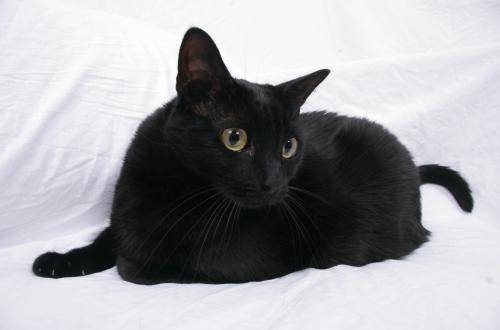
#> input picture Image Processing-1/cats/cat.4074.jpg, 500 x 330 px, given as the content of the folder Image Processing-1/cats/cat.4074.jpg, which was not available
$ python Image_Processing-1.py 'Image Processing-1/cats/cat.4074.jpg' out.png
#> lines starting #> are read from the running program, lines starting #| are printed output that depends on the picture; after the words box and inside, x2 and y2 are one past the last pixel; in counts of white or black regions, pixels touching at a corner belong together; pictures that were not available may be replaced by others from this repository, and a replacement may not be noted
#%%
import sys
import logging
from matplotlib import pyplot as plt
import cv2
import os

#%%
def load_images_from_folder(folder):
#> called with folder = 'Image Processing-1/cats/cat.4074.jpg'
    try:
        images = []
        filenames = []
        for filename in os.listdir(folder):
            img = cv2.imread(os.path.join(folder,filename))
#> img is the input picture: shape (330, 500, 3); mean B, G, R 164.4, 160.9, 160.9
            if img is not None:
                images.append(img)
                filenames.append(filename)
    except Exception as e:
        logging.error("Exception occurred", exc_info=True)
    return images,filenames

#%%
def draw_contours(img,filename,outpath,cwd):
    try:
        imgray = cv2.cvtColor(img,cv2.COLOR_BGR2GRAY)
        ret,thresh = cv2.threshold(imgray, 120,255,cv2.THRESH_BINARY)
        contours, hierarchy = cv2.findContours(thresh,cv2.RETR_TREE,cv2.CHAIN_APPROX_SIMPLE)
        c_img = cv2.drawContours(img, contours, -1, (0, 255, 0), 1)
        path = os.path.join(outpath,filename)
        if not os.path.exists(path):
            os.makedirs(path)
        for i in range(len(contours)):
                                cnt = contours[i]
                                x,y,w,h = cv2.boundingRect(cnt)
                                sub_img = img[y:y+h,x:x+w]
                                cv2.imwrite(os.path.join(cwd,outpath,filename,str(i)+'.jpg'), sub_img)
    except Exception as e:
        logging.error("Exception occurred", exc_info=True)
    return c_img

#%%
def contours(images,filenames,outpath,cwd):
    try:
        c_imgs=[]
        i=0
        for image in images:
            c_img=draw_contours(image,filenames[i],outpath,cwd)
            c_imgs.append(c_img)
            i+=1
    except Exception as e:
        logging.error("Exception occurred", exc_info=True)
    return c_imgs

#%%
def save_images(output,imgs,filenames,cwd):
    try:
        if not os.path.exists(output):
            os.makedirs(output)
        i=0
        for img in imgs:
            cv2.imwrite(os.path.join(cwd,output,filenames[i]+'.jpg'),img)
            i+=1
    except Exception as e:
        logging.error("Exception occurred", exc_info=True)

#%%
logging.basicConfig(filename='app.log', filemode='w', format='%(name)s - %(levelname)s - %(message)s')
try:
    images=[]
    cwd=os.getcwd()
    outpath=sys.argv[2]
    images,filenames=load_images_from_folder(sys.argv[1])
#> images = 1 item; filenames = ['cat.4074.jpg']
    c_images=contours(images,filenames,outpath,cwd)
#> the loop in contours, `for image in images:` made 1 pass
#> i on pass 1: 1
#> pass 1, in draw_contours, `ret,thresh = cv2.threshold(imgray, 120,255,cv2.THRESH_BINARY)`:
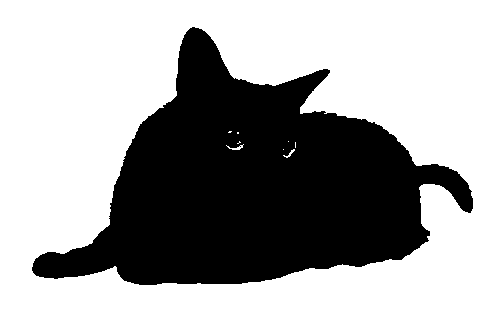
#> thresh: shape (330, 500); 65.3% white; 1 black region, box (x1, y1, x2, y2) and area: (32, 27, 473, 285) 57181
#> pass 1, in draw_contours, `c_img = cv2.drawContours(img, contours, -1, (0, 255, 0), 1)`:
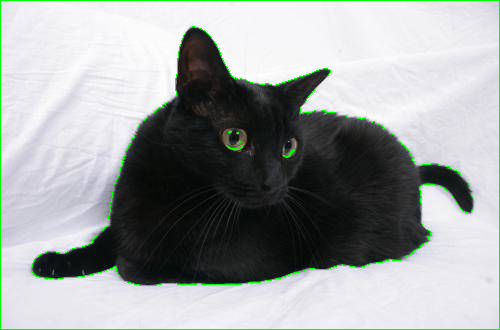
#> c_img: shape (330, 500, 3); mean B, G, R 160.7, 161.9, 157.2
#> pass 1, in draw_contours, `cv2.imwrite(os.path.join(cwd,outpath,filename,str(i)+'.jpg'), sub_img)`:
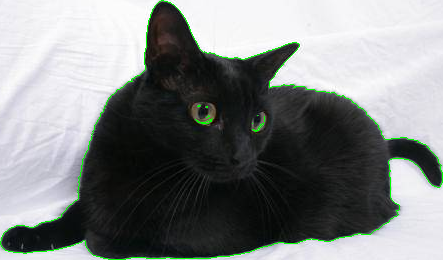
#> saved as 1.jpg: shape (260, 443, 3); mean B, G, R 130.4, 130.9, 127.6
#> after the loop in contours, `for image in images:`: c_imgs = 1 item; i = 1
#> c_images = 1 item
    save_images(outpath,c_images,filenames,cwd)
#> the loop in save_images, `for img in imgs:` made 1 pass
#> after the loop in save_images, `for img in imgs:`: i = 1
except Exception as e:
   logging.error("Exception occurred", exc_info=True)

#%%

$ run again, on Image Processing-1/cats/cat.4076.jpg
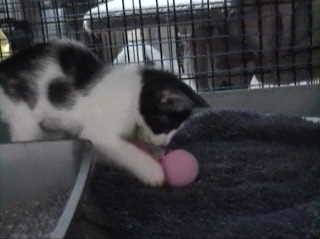
#> input picture Image Processing-1/cats/cat.4076.jpg, 320 x 239 px, given as the content of the folder Image Processing-1/cats/cat.4076.jpg, which was not available
#> in load_images_from_folder, img is the input picture: shape (239, 320, 3); mean B, G, R 66.3, 61.8, 62.4
#> images = 1 item; filenames = ['cat.4076.jpg']
#> the loop in contours, `for image in images:` made 1 pass
#> i on pass 1: 1
#> pass 1, in draw_contours, `ret,thresh = cv2.threshold(imgray, 120,255,cv2.THRESH_BINARY)`:
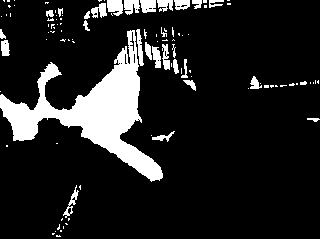
#> thresh: shape (239, 320); 13.2% white; 104 white regions (75 under 20 px), largest, box (x1, y1, x2, y2) and area: (0, 30, 163, 182) 7216, (107, 0, 123, 16) 203, (124, 0, 140, 15) 179
#> pass 1, in draw_contours, `cv2.imwrite(os.path.join(cwd,outpath,filename,str(i)+'.jpg'), sub_img)`:
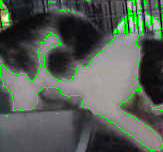
#> saved as 63.jpg: shape (152, 163, 3); mean B, G, R 84.5, 94.8, 84.6
#> after the loop in contours, `for image in images:`: c_imgs = 1 item; i = 1
#> c_images = 1 item
#> the loop in save_images, `for img in imgs:` made 1 pass
#> after the loop in save_images, `for img in imgs:`: i = 1
